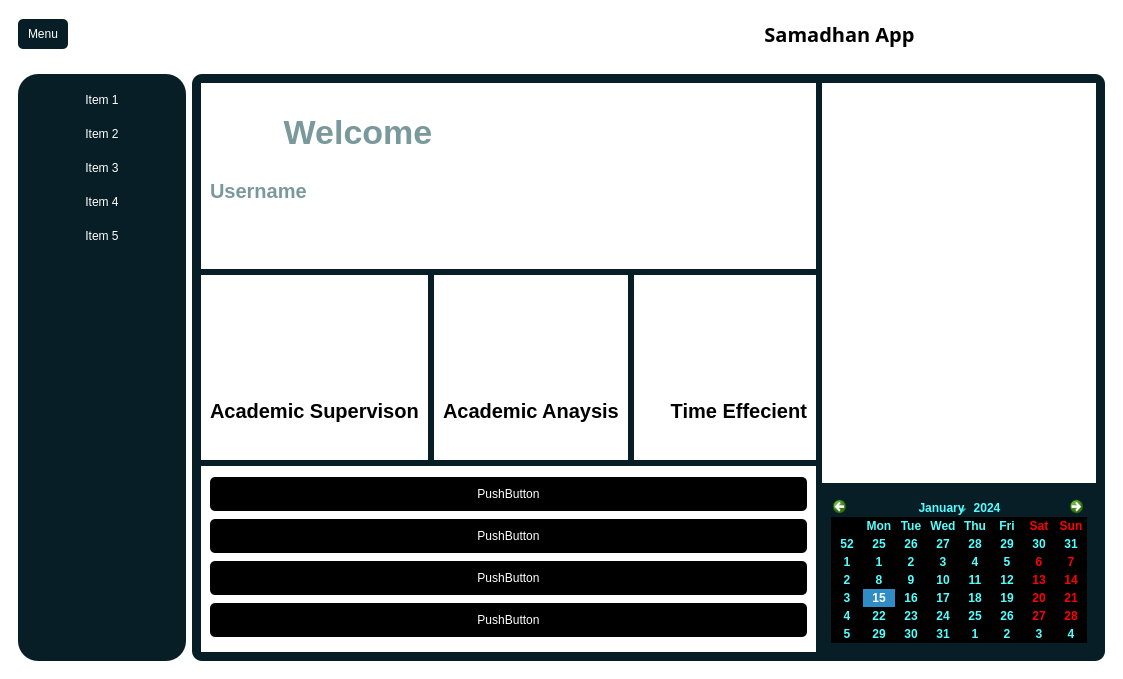
<?xml version="1.0" encoding="UTF-8"?>
<ui version="4.0">
 <class>MainWindow</class>
 <widget class="QMainWindow" name="MainWindow">
  <property name="geometry">
   <rect>
    <x>0</x>
    <y>0</y>
    <width>1045</width>
    <height>644</height>
   </rect>
  </property>
  <property name="windowTitle">
   <string>MainWindow</string>
  </property>
  <property name="styleSheet">
   <string notr="true"/>
  </property>
  <widget class="QWidget" name="centralwidget">
   <property name="styleSheet">
    <string notr="true">* {
  border: none;
  background-color: transparent;
  color: #FFF; /* Specify a default color */
}

#centralwidget {
  background-color: white
;
}

#side_menu {
  background-color: #071e26;
  border-radius: 20px;
}

QPushButton {
  padding: 10px;
  background-color: #071e26;
  border-radius: 5px;
}

#main_body {
  background-color: #071e26;
  border-radius: 10px;
}
</string>
   </property>
   <layout class="QVBoxLayout" name="verticalLayout">
    <item alignment="Qt::AlignTop">
     <widget class="QFrame" name="header">
      <property name="minimumSize">
       <size>
        <width>0</width>
        <height>50</height>
       </size>
      </property>
      <property name="frameShape">
       <enum>QFrame::StyledPanel</enum>
      </property>
      <property name="frameShadow">
       <enum>QFrame::Raised</enum>
      </property>
      <layout class="QHBoxLayout" name="horizontalLayout_2">
       <property name="leftMargin">
        <number>0</number>
       </property>
       <property name="topMargin">
        <number>0</number>
       </property>
       <property name="rightMargin">
        <number>0</number>
       </property>
       <property name="bottomMargin">
        <number>0</number>
       </property>
       <item alignment="Qt::AlignLeft">
        <widget class="QFrame" name="frame">
         <property name="frameShape">
          <enum>QFrame::StyledPanel</enum>
         </property>
         <property name="frameShadow">
          <enum>QFrame::Raised</enum>
         </property>
         <layout class="QHBoxLayout" name="horizontalLayout_3">
          <item>
           <widget class="QPushButton" name="pushButton">
            <property name="minimumSize">
             <size>
              <width>0</width>
              <height>30</height>
             </size>
            </property>
            <property name="maximumSize">
             <size>
              <width>16777215</width>
              <height>30</height>
             </size>
            </property>
            <property name="text">
             <string>Menu</string>
            </property>
            <property name="icon">
             <iconset resource="icons.qrc">
              <normaloff>:/icons/icons_folder/align-justify.svg</normaloff>:/icons/icons_folder/align-justify.svg</iconset>
            </property>
            <property name="iconSize">
             <size>
              <width>24</width>
              <height>24</height>
             </size>
            </property>
           </widget>
          </item>
         </layout>
        </widget>
       </item>
       <item>
        <widget class="QFrame" name="frame_3">
         <property name="frameShape">
          <enum>QFrame::StyledPanel</enum>
         </property>
         <property name="frameShadow">
          <enum>QFrame::Raised</enum>
         </property>
         <layout class="QVBoxLayout" name="verticalLayout_4">
          <item>
           <widget class="QLabel" name="label">
            <property name="font">
             <font>
              <family>Arial Black</family>
              <pointsize>15</pointsize>
              <weight>75</weight>
              <italic>false</italic>
              <bold>true</bold>
              <strikeout>false</strikeout>
             </font>
            </property>
            <property name="styleSheet">
             <string notr="true">color: black;</string>
            </property>
            <property name="text">
             <string>Samadhan App</string>
            </property>
            <property name="alignment">
             <set>Qt::AlignCenter</set>
            </property>
           </widget>
          </item>
         </layout>
        </widget>
       </item>
      </layout>
     </widget>
    </item>
    <item>
     <widget class="QFrame" name="frame_2">
      <property name="sizePolicy">
       <sizepolicy hsizetype="Preferred" vsizetype="Expanding">
        <horstretch>0</horstretch>
        <verstretch>0</verstretch>
       </sizepolicy>
      </property>
      <property name="frameShape">
       <enum>QFrame::StyledPanel</enum>
      </property>
      <property name="frameShadow">
       <enum>QFrame::Raised</enum>
      </property>
      <layout class="QHBoxLayout" name="horizontalLayout">
       <item>
        <widget class="QWidget" name="side_menu" native="true">
         <layout class="QVBoxLayout" name="verticalLayout_2">
          <item alignment="Qt::AlignTop">
           <widget class="QFrame" name="frame_4">
            <property name="minimumSize">
             <size>
              <width>150</width>
              <height>0</height>
             </size>
            </property>
            <property name="maximumSize">
             <size>
              <width>150</width>
              <height>16777215</height>
             </size>
            </property>
            <property name="frameShape">
             <enum>QFrame::StyledPanel</enum>
            </property>
            <property name="frameShadow">
             <enum>QFrame::Raised</enum>
            </property>
            <layout class="QVBoxLayout" name="verticalLayout_3">
             <property name="spacing">
              <number>0</number>
             </property>
             <property name="leftMargin">
              <number>0</number>
             </property>
             <property name="topMargin">
              <number>0</number>
             </property>
             <property name="rightMargin">
              <number>0</number>
             </property>
             <property name="bottomMargin">
              <number>0</number>
             </property>
             <item>
              <widget class="QPushButton" name="pushButton_2">
               <property name="styleSheet">
                <string notr="true"/>
               </property>
               <property name="text">
                <string>Item 1</string>
               </property>
               <property name="icon">
                <iconset resource="icons.qrc">
                 <normaloff>:/icons/icons_folder/airplay.svg</normaloff>:/icons/icons_folder/airplay.svg</iconset>
               </property>
              </widget>
             </item>
             <item>
              <widget class="QPushButton" name="pushButton_3">
               <property name="text">
                <string>Item 2</string>
               </property>
               <property name="icon">
                <iconset resource="icons.qrc">
                 <normaloff>:/icons/icons_folder/camera.svg</normaloff>:/icons/icons_folder/camera.svg</iconset>
               </property>
              </widget>
             </item>
             <item>
              <widget class="QPushButton" name="pushButton_4">
               <property name="text">
                <string>Item 3</string>
               </property>
               <property name="icon">
                <iconset resource="icons.qrc">
                 <normaloff>:/icons/icons_folder/github.svg</normaloff>:/icons/icons_folder/github.svg</iconset>
               </property>
              </widget>
             </item>
             <item>
              <widget class="QPushButton" name="pushButton_5">
               <property name="text">
                <string>Item 4</string>
               </property>
               <property name="icon">
                <iconset resource="icons.qrc">
                 <normaloff>:/icons/icons_folder/coffee.svg</normaloff>:/icons/icons_folder/coffee.svg</iconset>
               </property>
              </widget>
             </item>
             <item>
              <widget class="QPushButton" name="pushButton_6">
               <property name="text">
                <string>Item 5</string>
               </property>
               <property name="icon">
                <iconset resource="icons.qrc">
                 <normaloff>:/icons/icons_folder/music.svg</normaloff>:/icons/icons_folder/music.svg</iconset>
               </property>
              </widget>
             </item>
            </layout>
           </widget>
          </item>
         </layout>
        </widget>
       </item>
       <item>
        <widget class="QFrame" name="main_body">
         <property name="sizePolicy">
          <sizepolicy hsizetype="Expanding" vsizetype="Preferred">
           <horstretch>0</horstretch>
           <verstretch>0</verstretch>
          </sizepolicy>
         </property>
         <property name="frameShape">
          <enum>QFrame::StyledPanel</enum>
         </property>
         <property name="frameShadow">
          <enum>QFrame::Raised</enum>
         </property>
         <layout class="QGridLayout" name="gridLayout">
          <item row="0" column="0">
           <layout class="QHBoxLayout" name="horizontalLayout_5">
            <item>
             <layout class="QVBoxLayout" name="verticalLayout_5">
              <item>
               <widget class="QFrame" name="frame_11">
                <property name="minimumSize">
                 <size>
                  <width>500</width>
                  <height>0</height>
                 </size>
                </property>
                <property name="styleSheet">
                 <string notr="true">background-color: rgb(255, 255, 255);</string>
                </property>
                <property name="frameShape">
                 <enum>QFrame::StyledPanel</enum>
                </property>
                <property name="frameShadow">
                 <enum>QFrame::Raised</enum>
                </property>
                <layout class="QHBoxLayout" name="horizontalLayout_6">
                 <item>
                  <layout class="QVBoxLayout" name="verticalLayout_10">
                   <item>
                    <widget class="QLabel" name="Welcome">
                     <property name="styleSheet">
                      <string notr="true">position: absolute;
width: 310px;
height: 80px;


font-family: 'Istok Web';
font-style: normal;
font-weight: 700;
font-size: 34px;
line-height: 92px;

color: #7A999C;
background : transparent;</string>
                     </property>
                     <property name="text">
                      <string>Welcome</string>
                     </property>
                     <property name="alignment">
                      <set>Qt::AlignCenter</set>
                     </property>
                    </widget>
                   </item>
                   <item>
                    <widget class="QLabel" name="Welcome_2">
                     <property name="styleSheet">
                      <string notr="true">position: absolute;
width: 310px;
height: 80px;


font-family: 'Istok Web';
font-style: normal;
font-weight: 700;
font-size: 20px;
line-height: 92px;

color: #7A999C;
background : transparent;</string>
                     </property>
                     <property name="text">
                      <string>Username</string>
                     </property>
                     <property name="alignment">
                      <set>Qt::AlignLeading|Qt::AlignLeft|Qt::AlignTop</set>
                     </property>
                    </widget>
                   </item>
                  </layout>
                 </item>
                 <item>
                  <widget class="QFrame" name="frame_12">
                   <property name="frameShape">
                    <enum>QFrame::StyledPanel</enum>
                   </property>
                   <property name="frameShadow">
                    <enum>QFrame::Raised</enum>
                   </property>
                  </widget>
                 </item>
                </layout>
               </widget>
              </item>
              <item>
               <layout class="QHBoxLayout" name="horizontalLayout_4">
                <item>
                 <widget class="QFrame" name="frame_8">
                  <property name="styleSheet">
                   <string notr="true">background-color: rgb(255, 255, 255);</string>
                  </property>
                  <property name="frameShape">
                   <enum>QFrame::StyledPanel</enum>
                  </property>
                  <property name="frameShadow">
                   <enum>QFrame::Raised</enum>
                  </property>
                  <layout class="QVBoxLayout" name="verticalLayout_7">
                   <item>
                    <widget class="QLabel" name="label_2">
                     <property name="styleSheet">
                      <string notr="true">image: url(:/wel/welbeing_1.png);</string>
                     </property>
                     <property name="text">
                      <string/>
                     </property>
                    </widget>
                   </item>
                   <item>
                    <widget class="QLabel" name="label_4">
                     <property name="styleSheet">
                      <string notr="true">color:black;
font-size:20px;
font-family: 'Istok Web';
font-style: normal;
font-weight: 600;</string>
                     </property>
                     <property name="text">
                      <string>Academic Supervison</string>
                     </property>
                    </widget>
                   </item>
                  </layout>
                 </widget>
                </item>
                <item>
                 <widget class="QFrame" name="frame_9">
                  <property name="styleSheet">
                   <string notr="true">background-color: rgb(255, 255, 255);</string>
                  </property>
                  <property name="frameShape">
                   <enum>QFrame::StyledPanel</enum>
                  </property>
                  <property name="frameShadow">
                   <enum>QFrame::Raised</enum>
                  </property>
                  <layout class="QGridLayout" name="gridLayout_2">
                   <item row="0" column="0">
                    <widget class="QLabel" name="label_3">
                     <property name="styleSheet">
                      <string notr="true">image: url(:/wel/welbeing_2.png);</string>
                     </property>
                     <property name="text">
                      <string/>
                     </property>
                    </widget>
                   </item>
                   <item row="1" column="0">
                    <widget class="QLabel" name="label_5">
                     <property name="styleSheet">
                      <string notr="true">color:black;
font-size:20px;
font-family: 'Istok Web';
font-style: normal;
font-weight: 600;</string>
                     </property>
                     <property name="text">
                      <string>Academic Anaysis</string>
                     </property>
                    </widget>
                   </item>
                  </layout>
                 </widget>
                </item>
                <item>
                 <widget class="QFrame" name="frame_10">
                  <property name="styleSheet">
                   <string notr="true">background-color: rgb(255, 255, 255);</string>
                  </property>
                  <property name="frameShape">
                   <enum>QFrame::StyledPanel</enum>
                  </property>
                  <property name="frameShadow">
                   <enum>QFrame::Raised</enum>
                  </property>
                  <layout class="QGridLayout" name="gridLayout_3">
                   <item row="0" column="0">
                    <widget class="QLabel" name="label_6">
                     <property name="styleSheet">
                      <string notr="true">image: url(:/wel/welbeing_3.png);</string>
                     </property>
                     <property name="text">
                      <string/>
                     </property>
                    </widget>
                   </item>
                   <item row="1" column="0">
                    <widget class="QLabel" name="label_7">
                     <property name="styleSheet">
                      <string notr="true">color:black;
font-size:20px;
font-family: 'Istok Web';
font-style: normal;
font-weight: 600;</string>
                     </property>
                     <property name="text">
                      <string>     Time Effecient</string>
                     </property>
                    </widget>
                   </item>
                  </layout>
                 </widget>
                </item>
               </layout>
              </item>
              <item>
               <widget class="QFrame" name="frame_7">
                <property name="minimumSize">
                 <size>
                  <width>500</width>
                  <height>0</height>
                 </size>
                </property>
                <property name="styleSheet">
                 <string notr="true">background-color: rgb(255, 255, 255);</string>
                </property>
                <property name="frameShape">
                 <enum>QFrame::StyledPanel</enum>
                </property>
                <property name="frameShadow">
                 <enum>QFrame::Raised</enum>
                </property>
                <layout class="QVBoxLayout" name="verticalLayout_9">
                 <item>
                  <widget class="QPushButton" name="pushButton_12">
                   <property name="styleSheet">
                    <string notr="true">background-color: rgb(0, 0, 0);</string>
                   </property>
                   <property name="text">
                    <string>PushButton</string>
                   </property>
                  </widget>
                 </item>
                 <item>
                  <widget class="QPushButton" name="pushButton_13">
                   <property name="styleSheet">
                    <string notr="true">background-color: rgb(0, 0, 0);</string>
                   </property>
                   <property name="text">
                    <string>PushButton</string>
                   </property>
                  </widget>
                 </item>
                 <item>
                  <widget class="QPushButton" name="pushButton_14">
                   <property name="styleSheet">
                    <string notr="true">background-color: rgb(0, 0, 0);</string>
                   </property>
                   <property name="text">
                    <string>PushButton</string>
                   </property>
                  </widget>
                 </item>
                 <item>
                  <widget class="QPushButton" name="pushButton_15">
                   <property name="styleSheet">
                    <string notr="true">background-color: rgb(0, 0, 0);</string>
                   </property>
                   <property name="text">
                    <string>PushButton</string>
                   </property>
                  </widget>
                 </item>
                </layout>
               </widget>
              </item>
             </layout>
            </item>
            <item>
             <layout class="QVBoxLayout" name="verticalLayout_6">
              <item>
               <widget class="QFrame" name="bar_graph_frame">
                <property name="minimumSize">
                 <size>
                  <width>0</width>
                  <height>400</height>
                 </size>
                </property>
                <property name="styleSheet">
                 <string notr="true">background-color: rgb(255, 255, 255);</string>
                </property>
                <property name="frameShape">
                 <enum>QFrame::StyledPanel</enum>
                </property>
                <property name="frameShadow">
                 <enum>QFrame::Raised</enum>
                </property>
                <layout class="QVBoxLayout" name="verticalLayout_8"/>
               </widget>
              </item>
              <item>
               <widget class="QFrame" name="frame_6">
                <property name="styleSheet">
                 <string notr="true">background-color: transparent;</string>
                </property>
                <property name="frameShape">
                 <enum>QFrame::StyledPanel</enum>
                </property>
                <property name="frameShadow">
                 <enum>QFrame::Raised</enum>
                </property>
                <layout class="QGridLayout" name="gridLayout_4">
                 <item row="0" column="0">
                  <widget class="QCalendarWidget" name="calendarWidget">
                   <property name="styleSheet">
                    <string notr="true">color: rgb(85, 255, 255);
font-weight:700;
font-family: 'Istok Web';
alternate-background-color: rgb(0, 0, 0);</string>
                   </property>
                  </widget>
                 </item>
                </layout>
               </widget>
              </item>
             </layout>
            </item>
           </layout>
          </item>
         </layout>
        </widget>
       </item>
      </layout>
      <zorder>main_body</zorder>
      <zorder>side_menu</zorder>
     </widget>
    </item>
   </layout>
  </widget>
 </widget>
 <resources>
  <include location="icons.qrc"/>
  <include location="welbeings.qrc"/>
 </resources>
 <connections/>
</ui>
